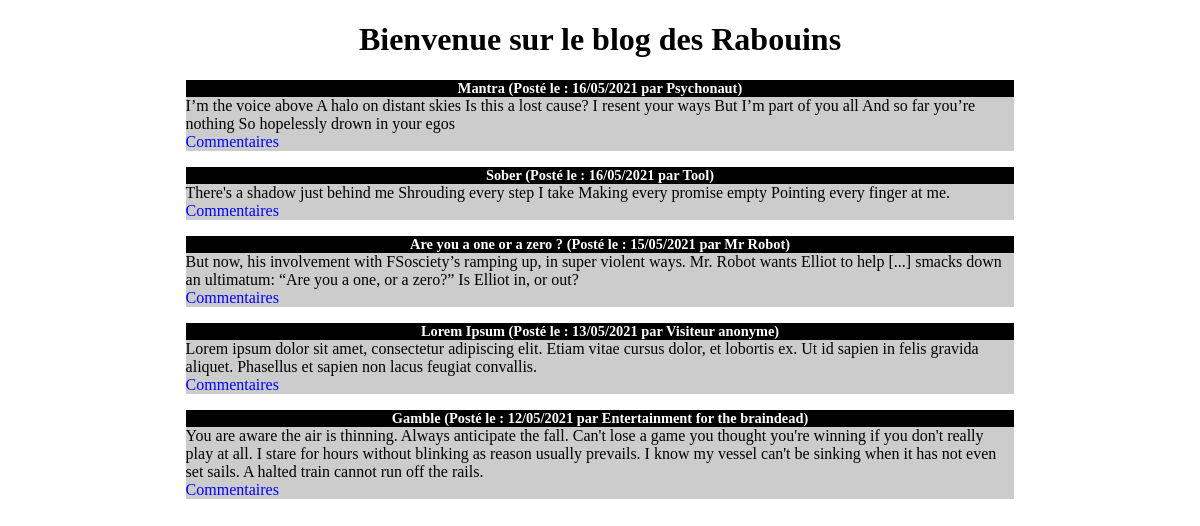
The page / on the database its author committed.
### tables this page shows
CREATE TABLE `billets` (
  `id` int(11) NOT NULL,
  `auteur` varchar(255) NOT NULL,
  `titre` varchar(255) NOT NULL,
  `contenu` text NOT NULL,
  `date_creation` datetime NOT NULL
);

### includes/var_set.php (called while the page is built, shortened)
<?php
$table_article = 'billets';
$nb_billet = '5';
?>

### index.php (the view)
<?php
    include('includes/head.php');
    include('includes/header.php');
?>
<div class='news'>
<?php
    include('includes/var_set.php');
    include('includes/db_call.php');
    $last_billet = $db_miniblog->query('SELECT id, auteur, titre, contenu, DATE_FORMAT(date_creation, \'%d/%m/%Y\') AS date_creation FROM ' . $table_article . ' ORDER BY date_creation DESC LIMIT 0,' . $nb_billet);
    while ($billet = $last_billet->fetch()) {
?>
    <h3><?php echo $billet['titre'] . ' (Posté le : ' . $billet['date_creation'] . ' par ' . $billet['auteur'] . ')'; ?></h3>
    <p>
        <?php echo $billet['contenu']; ?>
        <br />
        <a href="commentaires.php">Commentaires</a>
    </p>
<?php
    }
?>
</div>
</html>

### includes/head.php (shortened to what this page needs)
<!DOCTYPE html>
<html>
    <head>
        <link rel="stylesheet" href="styles/style.css" />
    </head>

### includes/header.php
<header>
        <h1>Bienvenue sur le blog des Rabouins</h1>
</header>

### styles/style.css (style rules this page uses)
h1, h3 { text-align:center; }
h3 { background-color:black; color:white; font-size:0.9em; margin-bottom:0px; }
.news p { background-color:#CCCCCC; margin-top:0px; }
.news { width:70%; margin:auto; }
a { text-decoration: none; color: blue; }

### rows shown on the page
billets: titre "Mantra", date_creation "16/05/2021", auteur "Psychonaut", contenu "I’m the voice above A halo on distant skies Is this a lost cause? I resent your ways But I’m part of you all And so far you’re nothing So hopelessly drown in your egos"
billets: titre "Sober", date_creation "16/05/2021", auteur "Tool", contenu "There's a shadow just behind me Shrouding every step I take Making every promise empty Pointing every finger at me."
billets: titre "Are you a one or a zero ?", date_creation "15/05/2021", auteur "Mr Robot", contenu "But now, his involvement with FSosciety’s ramping up, in super violent ways. Mr. Robot wants Elliot to help [...] smacks down an ultimatum: “Are you a one, or a zero?” Is Elliot in, or out?"
billets: titre "Lorem Ipsum", date_creation "13/05/2021", auteur "Visiteur anonyme", contenu "Lorem ipsum dolor sit amet, consectetur adipiscing elit. Etiam vitae cursus dolor, et lobortis ex. Ut id sapien in felis gravida aliquet. Phasellus et sapien non lacus feugiat convallis."
billets: titre "Gamble", date_creation "12/05/2021", auteur "Entertainment for the braindead", contenu "You are aware the air is thinning. Always anticipate the fall. Can't lose a game you thought you're winning if you don't really play at all. I stare for hours without blinking as reason usually prevails. I know my vessel can't be sinking when it has not even set sails. A halted train cannot run off the rails."
